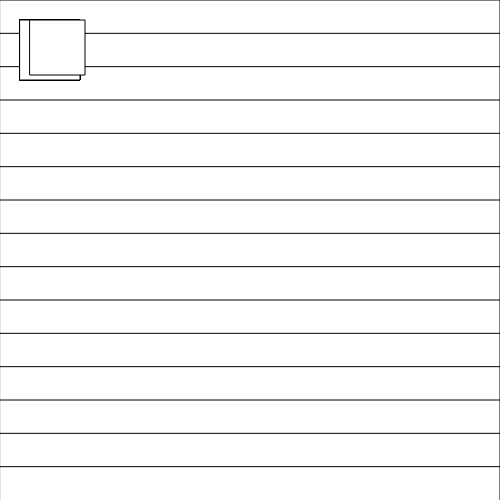
Frame 1 (no input)
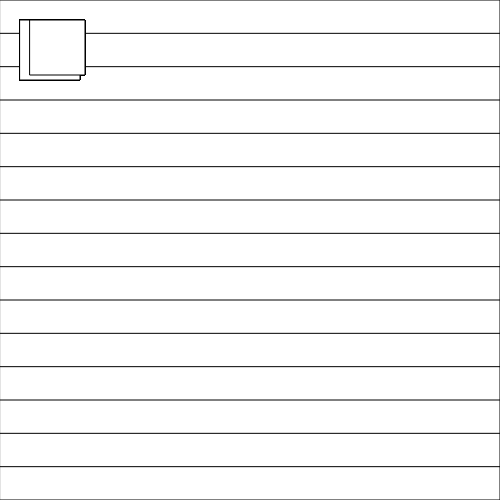
Frame 60 (no input)
Frame 120 (the mouse pressed at the canvas centre since frame 60): identical to frame 60, image omitted

The p5.js sketch that drew these frames (run headless with seeded random() and noise() and a simulated clock; from frame 60 on, the mouse is pressed at the canvas centre):

// p5.js sketch
// ── sketch.js
// References found at p5js.org

// Add your variables here
var r = 50;
var g = 150;
var b = 190;
var rectY = 0;


// initialize your program here
function setup() {
    createCanvas(500, 500);
    
}




// Essentially a repeat command
function draw() {


for (var i=0; i < 15; i++){
    rect(20, 20, 60, 60);
rect(0, rectY, 500, 500);
  rectY += 500/15;
  r += 14;
  b -= 10;
 
}
fill(255);
square(30, 20, 55);
    
}
 
